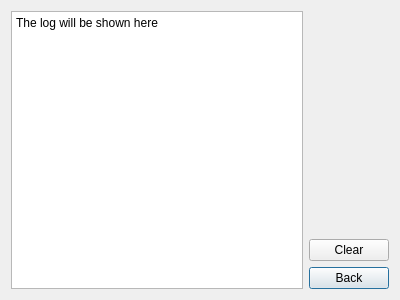
<?xml version="1.0" encoding="UTF-8"?>
<ui version="4.0">
 <class>Log</class>
 <widget class="QDialog" name="Log">
  <property name="geometry">
   <rect>
    <x>0</x>
    <y>0</y>
    <width>400</width>
    <height>300</height>
   </rect>
  </property>
  <property name="windowTitle">
   <string>Dialog</string>
  </property>
  <layout class="QGridLayout" name="gridLayout">
   <item row="0" column="0" rowspan="4">
    <widget class="QPlainTextEdit" name="plainTextEdit">
     <property name="plainText">
      <string>The log will be shown here</string>
     </property>
    </widget>
   </item>
   <item row="3" column="1">
    <widget class="QPushButton" name="pushButton_2">
     <property name="text">
      <string>Back</string>
     </property>
    </widget>
   </item>
   <item row="1" column="1">
    <spacer name="verticalSpacer">
     <property name="orientation">
      <enum>Qt::Vertical</enum>
     </property>
     <property name="sizeHint" stdset="0">
      <size>
       <width>20</width>
       <height>40</height>
      </size>
     </property>
    </spacer>
   </item>
   <item row="2" column="1">
    <widget class="QPushButton" name="pushButton">
     <property name="text">
      <string>Clear</string>
     </property>
    </widget>
   </item>
  </layout>
 </widget>
 <resources/>
 <connections/>
</ui>
